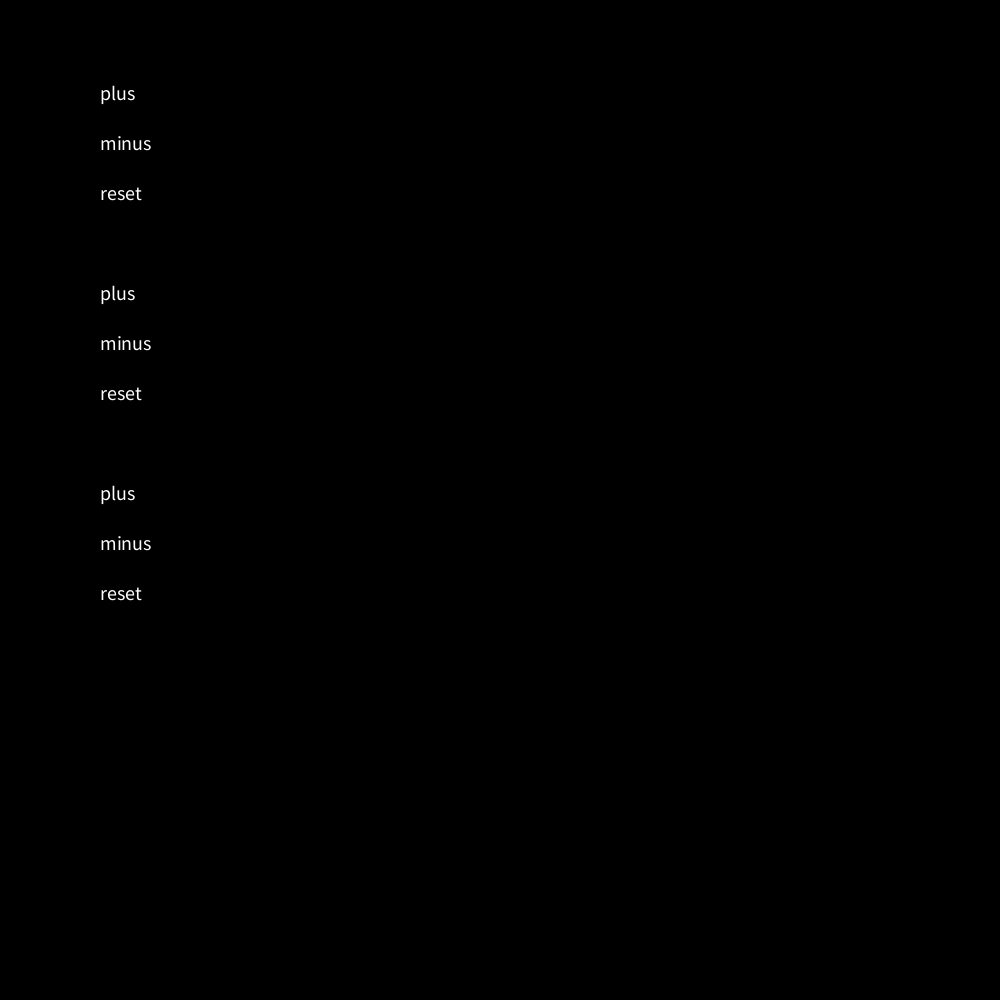
Frame 1 (no input)
Frame 60 (the mouse pressed at the canvas centre just before this capture): identical to frame 1, image omitted
Frame 120 (the mouse held since frame 60 and released just before this capture): identical to frame 1, image omitted

The Processing sketch that drew this single still picture (run headless with seeded random() and noise(); from frame 60 on, the mouse is pressed at the canvas centre):

// Processing sketch: button
// ── button.pde
class InputField {
    String label;
    int x;
    int y;
    String unit;
    boolean pressed = false;
    boolean mousePressedLastFrame = false;
    boolean keyPressedLastFrame = false;
    boolean showValue = true;
    int margin = 20;

    InputField(String _label, int _x, int _y, String _unit, boolean _showValue){
        label = _label;
        x = _x;
        y = _y;
        unit = _unit;
        showValue = _showValue;
    }

    boolean isHovering(int x1,int y1,int x2,int y2) {
        if (mouseX > x1 && mouseX < x2 && mouseY > y1 && mouseY < y2) {
            return true;
        } else {
            return false;
        }   
    }

    void drawLabelAndValue(String value){
        textSize(20);
        noStroke();
        if (pressed == false) {
            fill(255);
        } else if (pressed == true) {
            fill(255,0,0);
        }
        text(label + " " + (showValue ? value : "") + " " + unit, x, y);    
    }

    int getWidth(String value) {
        return int(textWidth(label + " " + (showValue ? value : "") + " " + unit));
    }

    void checkpressed(String value){
        if (isHovering(x-margin, y-margin, x + getWidth(value)+margin, y+margin/2)) {
            stroke(255,0,0);
            strokeWeight(5);
            noFill();
            rect(x - margin, y - margin, getWidth(value) + margin*2, margin*1.5);
            pressed = mousePressed;
        } else {
            if(mousePressed){
                pressed = false;
            }
        }
    }
}

class BoolInputFloat extends InputField{
    boolean value;

    BoolInputFloat(String _label, int _x, int _y, boolean _value, String _unit, boolean _showValue) {
        super(_label, _x, _y, _unit, _showValue);
        value = _value;
    }

    boolean getValue() {
        return value;
    }

    void reset() {
        value = false;
    }

    void draw() {
        checkpressed(str(value));
        drawLabelAndValue(str(value));
        checkInput();
    }

    void checkInput() {
        value = pressed;
    }
}

class ButtonSet{
    int x,y,value;
    BoolInputFloat plus,minus,reset;

    ButtonSet(int _x,int _y){
        x = _x;
        y = _y;
        plus = new BoolInputFloat("plus", x+100, y+100, false, "", false);
        minus = new BoolInputFloat("minus", x+100, y+150, false, "", false);
        reset = new BoolInputFloat("reset", x+100, y+200, false, "", false);
    }

    void draw(){
        plus.draw();
        minus.draw();
        reset.draw();

        if (plus.getValue()) {
            value++;
        }
        if (minus.getValue()) {
            value--;
        }
        if (reset.getValue()) {
            value = 0;
        }
        rect(x+200,y+125,value,25);
    }
}

ButtonSet first,second,third;
void setup(){
    size(1000,1000);
    first = new ButtonSet(0,0);
    second = new ButtonSet(0,200);
    third = new ButtonSet(0,400);
}

void draw(){
    background(0);
    first.draw();
    second.draw();
    third.draw();
}
